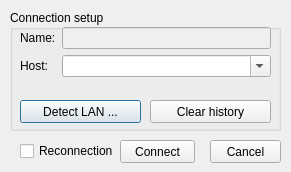
<?xml version="1.0" encoding="UTF-8"?>
<ui version="4.0">
 <class>ConnectionDialog</class>
 <widget class="QDialog" name="ConnectionDialog">
  <property name="windowModality">
   <enum>Qt::WindowModal</enum>
  </property>
  <property name="geometry">
   <rect>
    <x>0</x>
    <y>0</y>
    <width>291</width>
    <height>172</height>
   </rect>
  </property>
  <property name="windowTitle">
   <string>Connection setup</string>
  </property>
  <widget class="QGroupBox" name="groupBox">
   <property name="geometry">
    <rect>
     <x>10</x>
     <y>10</y>
     <width>271</width>
     <height>121</height>
    </rect>
   </property>
   <property name="title">
    <string>Connection setup</string>
   </property>
   <widget class="QPushButton" name="detectLANButton">
    <property name="geometry">
     <rect>
      <x>10</x>
      <y>90</y>
      <width>121</width>
      <height>23</height>
     </rect>
    </property>
    <property name="text">
     <string>Detect LAN ...</string>
    </property>
   </widget>
   <widget class="QPushButton" name="clearHistoryButton">
    <property name="geometry">
     <rect>
      <x>140</x>
      <y>90</y>
      <width>121</width>
      <height>23</height>
     </rect>
    </property>
    <property name="text">
     <string>Clear history</string>
    </property>
   </widget>
   <widget class="QWidget" name="layoutWidget">
    <property name="geometry">
     <rect>
      <x>10</x>
      <y>17</y>
      <width>251</width>
      <height>61</height>
     </rect>
    </property>
    <layout class="QFormLayout" name="formLayout">
     <item row="0" column="0">
      <widget class="QLabel" name="nameLabel">
       <property name="text">
        <string>Name:</string>
       </property>
       <property name="buddy">
        <cstring>nameLineEdit</cstring>
       </property>
      </widget>
     </item>
     <item row="0" column="1">
      <widget class="QLineEdit" name="nameLineEdit">
       <property name="enabled">
        <bool>false</bool>
       </property>
      </widget>
     </item>
     <item row="1" column="0">
      <widget class="QLabel" name="hostLabel">
       <property name="text">
        <string>Host:</string>
       </property>
      </widget>
     </item>
     <item row="1" column="1">
      <widget class="QComboBox" name="hostComboBox">
       <property name="editable">
        <bool>true</bool>
       </property>
      </widget>
     </item>
    </layout>
   </widget>
  </widget>
  <widget class="QPushButton" name="cancelButton">
   <property name="geometry">
    <rect>
     <x>210</x>
     <y>140</y>
     <width>71</width>
     <height>23</height>
    </rect>
   </property>
   <property name="text">
    <string>Cancel</string>
   </property>
  </widget>
  <widget class="QPushButton" name="connectButton">
   <property name="geometry">
    <rect>
     <x>120</x>
     <y>140</y>
     <width>75</width>
     <height>23</height>
    </rect>
   </property>
   <property name="text">
    <string>Connect</string>
   </property>
  </widget>
  <widget class="QCheckBox" name="reconnectionCheckBox">
   <property name="geometry">
    <rect>
     <x>20</x>
     <y>143</y>
     <width>95</width>
     <height>16</height>
    </rect>
   </property>
   <property name="text">
    <string>Reconnection</string>
   </property>
  </widget>
 </widget>
 <resources/>
 <connections>
  <connection>
   <sender>cancelButton</sender>
   <signal>clicked()</signal>
   <receiver>ConnectionDialog</receiver>
   <slot>reject()</slot>
   <hints>
    <hint type="sourcelabel">
     <x>188</x>
     <y>273</y>
    </hint>
    <hint type="destinationlabel">
     <x>241</x>
     <y>158</y>
    </hint>
   </hints>
  </connection>
 </connections>
</ui>
